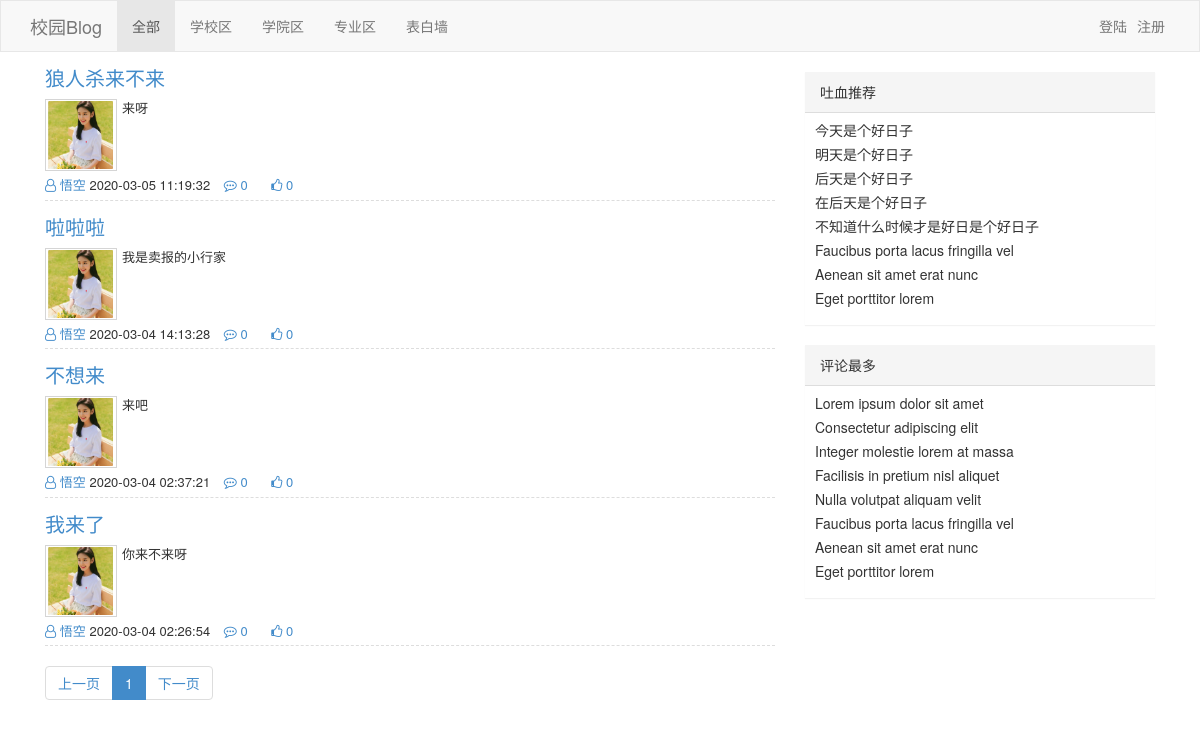
The page / on the database its author committed.
### repository/models.py (models this page shows, shortened)
class Article(models.Model):
    nid = models.BigAutoField(primary_key=True)
    title = models.CharField(verbose_name='文章标题', max_length=128)
    summary = models.CharField(verbose_name='文章简介', max_length=255)
    read_count = models.IntegerField(default=0)
    comment_count = models.IntegerField(default=0)
    up_count = models.IntegerField(default=0)
    down_count = models.IntegerField(default=0)
    create_time = models.DateTimeField(verbose_name='创建时间', auto_now_add=True)
    blog = models.ForeignKey(verbose_name='所属博客', to='Blog', to_field='nid',on_delete=models.CASCADE)
    category = models.ForeignKey(verbose_name='文章类型', to='Category', to_field='nid', null=True,on_delete=models.CASCADE)
    type_choices =[
        (1,"学校区"),
        (2,"学院区"),
        (3,"专业区"),
        (4,"表白墙"),
    ]
    article_type_id = models.IntegerField(choices=type_choices,default=None)
    tags = models.ManyToManyField(to="Tag",through='Article2Tag',through_fields=('article','tag'))

class Blog(models.Model):
    nid = models.BigAutoField(primary_key=True)
    title = models.CharField(verbose_name='个人博客标题', max_length=64)
    site = models.CharField(verbose_name='个人博客前缀', max_length=32, unique=True)
    theme = models.CharField(verbose_name='博客主题', max_length=32)       #用于改变个人博客的样式
    user = models.OneToOneField(to='UserInfo', to_field='nid',on_delete=models.CASCADE)

class UserInfo(models.Model):
    nid = models.BigAutoField(primary_key=True)
    username = models.CharField(verbose_name='用户名', max_length=32, unique=True)
    password = models.CharField(verbose_name='密码', max_length=64)
    nickname = models.CharField(verbose_name='昵称', max_length=32)
    email = models.EmailField(verbose_name='邮箱', unique=True)
    avatar = models.ImageField(verbose_name='头像')
    create_time = models.DateTimeField(verbose_name='创建时间', auto_now_add=True)
    fans = models.ManyToManyField(verbose_name="粉丝们",
                                  to='UserInfo',
                                  through='UserFans',
                                  related_name='f',
                                  through_fields=('user','follower')
                                  )

### Web/views/home.py (the view)
# urls.py: re_path(r'^all/(?P<article_type_id>\d+).html$',home.index,name='index'),
def index(request, *args, **kwargs):
    article_type_list = models.Article.type_choices
    if kwargs:
        article_type_id = int(kwargs['article_type_id'])
        base_url = reverse('index',kwargs=kwargs)#   all/1.html
    else:
        article_type_id = None
        base_url = '/' # /
    data_count = models.Article.objects.filter(**kwargs).count()
    page_obj = Pagination(request.GET.get('p'),data_count)  #data_count
    article_list = models.Article.objects.filter(**kwargs).order_by('-nid')[page_obj.start:page_obj.end]
    page_str = page_obj.page_str(base_url)  #反回之后就是一个个a标签
    return render(
        request,
        'index.html',
        {
            'article_list': article_list,
            'article_type_id': article_type_id,
            'article_type_list': article_type_list,
            'page_str': page_str,
        }
    )

### utils/pagination.py (called while the page is built)
    @property
    def start(self):
        return (self.current_page - 1) * self.per_page_count

    @property
    def end(self):
        return self.current_page * self.per_page_count

    @property
    def total_count(self):
        v, y = divmod(self.data_count, self.per_page_count)
        if y:
            v += 1   #v是下面的页码
        return v

### templates/index.html (shortened to what this page needs)
<!DOCTYPE html>
<html lang="en">
{% load static %}
<head>
    <link rel="stylesheet" href="{% static 'plugins/bootstrap/css/bootstrap.css' %}"/>
    <link rel="stylesheet" href="{% static 'plugins/font-awesome/css/font-awesome.css' %}"/>
    <link rel="stylesheet" href="{% static 'css/edmure.css' %}"/>
    <link rel="stylesheet" href="{% static 'css/commons.css' %}"/>
    <link rel="stylesheet" href="{% static 'css/row-avatar.css' %}"/>
</head>
<body>
{% include 'include/header.html' %}
<div class="container">
    <div>
        <div class="col-md-8">
            <div class="article-list">
            {% for row in article_list %}
                <div class="article-item clearfix">
                    <h3><a href="/{{ row.blog.site }}/{{ row.nid }}.html">{{ row.title }}</a></h3>
                    <div class="clearfix">
                        <a class="avatar left" href="#">
                            <img src="{% static 'imgs/avatar/1.png' %}">
                        </a>
                        {{ row.summary }}
                    </div>
                    <div class="footers">
                         <a href="#">
                             <i class="fa fa-user-o" aria-hidden="true"></i>
                             <span>{{ row.blog.user.nickname }}</span>
                         </a>
                         <span>{{ row.create_time|date:"Y-m-d H:i:s" }}</span>
                         <a href="#" class="ele">
                             <i class="fa fa-commenting-o" aria-hidden="true"></i>
                             <span>{{ row.comment_count }}</span>
                         </a>
                        <a href="#" class="ele">
                            <i class="fa fa-thumbs-o-up" aria-hidden="true"></i>
                            <span>{{ row.up_count }}</span>
                        </a>
                    </div>
                </div>
            {% endfor %}
            </div>
            <div class="clearfix">
                 <ul class="pagination">
                    {{ page_str }}
                </ul>
            </div>
        </div>
           <div class="col-md-4">
            <div class="panel panel-default hot-recommend">
                <div class="panel-heading">吐血推荐</div>
                <div class="panel-body">
                    <ul class="list-unstyled">
                        <li>今天是个好日子</li>
                        <li>明天是个好日子</li>
                        <li>后天是个好日子</li>
                        <li>在后天是个好日子</li>
                        <li>不知道什么时候才是好日是个好日子 </li>
                        <li>Faucibus porta lacus fringilla vel</li>
                        <li>Aenean sit amet erat nunc</li>
                        <li>Eget porttitor lorem</li>
                    </ul>
                </div>
            </div>
            <div class="panel panel-default hot-comment">
                <div class="panel-heading">评论最多</div>
                <div class="panel-body">
                    <ul class="list-unstyled">
                        <li>Lorem ipsum dolor sit amet</li>
                        <li>Consectetur adipiscing elit</li>
                        <li>Integer molestie lorem at massa</li>
                        <li>Facilisis in pretium nisl aliquet</li>
                        <li>Nulla volutpat aliquam velit
                        </li>
                        <li>Faucibus porta lacus fringilla vel</li>
                        <li>Aenean sit amet erat nunc</li>
                        <li>Eget porttitor lorem</li>
                    </ul>
                </div>
            </div>
    </div>
</div>
</body>
</html>

### templates/include/header.html (shortened to what this page needs)
{% load static %}
<nav class="navbar navbar-default" role="navigation">
    <div class="container">
           <div class="navbar-header">
            <a class="navbar-brand" href="#">校园Blog</a>
        </div>
        <div class="collapse navbar-collapse" id="bs-example-navbar-collapse-1">
            <ul class="nav navbar-nav">
                {% if not article_type_id %}
                    <li class="active"><a href="/">全部</a></li>
                {% else %}
                    <li><a href="/">全部</a></li>
                {% endif %}
                {% for item in article_type_list %}
                    {% if item.0 == article_type_id %}
                        <li class="active"><a href="/all/{{ item.0 }}.html">{{ item.1 }}</a></li>
                    {% else %}
                        <li><a href="/all/{{ item.0 }}.html">{{ item.1 }}</a></li>
                    {% endif %}
                {% endfor %}
            </ul>
            <ul class="nav navbar-nav navbar-right ">
                {% if request.session.user_info %}
                    <li>
                        <a href="/backend/index.html">{{ request.session.user_info.nickname }}</a>
                    </li>
                    {% if  request.session.user_info.blog__site %}
                        <li><a style="padding-left: 0;padding-right: 0;">·</a></li>
                        <li>
                            <a href="/{{ request.session.user_info.blog__site }}.html">我的博客</a>
                        </li>
                    {% endif %}
                    <li><a style="padding-left: 0;padding-right: 0;">·</a></li>
                    <li><a href="/ ckend/index.html">管理</a></li>
                    <li><a style="padding-left: 0;padding-right: 0;">|</a></li>
                    <li><a href="/logout.html">退出</a></li>
                {% else %}
                    <li><a href="/login.html">登陆</a></li>
                    <li><a href="/register.html">注册</a></li>
                {% endif %}
            </ul>
        </div>
    </div>
</nav>

### static/css/edmure.css (style rules this page uses)
.navbar { border-radius: 0; margin-bottom: 0; }
@media (min-width: 768px) { .container { width: 750px; } }
@media (min-width: 992px) { .container { width: 970px; } }
@media (min-width: 1200px) { .container { width: 1170px; } }
.hot-recommend, .hot-comment { border-radius: 0; border: 0; margin-top: 20px; }
.hot-recommend .panel-heading, .hot-comment .panel-heading { border-radius: 0; }
.hot-recommend .panel-body, .hot-comment .panel-body { padding: 5px 10px; }
.hot-recommend li, .hot-comment li { padding: 2px 0; }
.navbar-right li a { padding-left: 5px; padding-right: 5px; }

### static/css/commons.css (style rules this page uses)
img { border: 0; }
.left { float: left; }

### static/css/row-avatar.css (style rules this page uses)
.article-item { font-size: 13px; border-bottom: 1px dashed #dddddd; padding: 5px 0; }
.article-item h3 { margin-top: 10px; font-size: 20px; }
.article-item .avatar { border: 1px solid #d5d5d5;margin-right: 5px; }
.article-item .avatar img { width: 70px;height: 70px;padding: 1px; }
.article-item .footers { padding: 5px 0 0 0; }
.article-item .footers .ele { margin: 0 10px; }

### rows shown on the page
Article: title "狼人杀来不来", summary "来呀", blog.user.nickname "悟空", create_time "2020-03-05 11:19:32", comment_count "0", up_count "0"
Article: title "啦啦啦", summary "我是卖报的小行家", blog.user.nickname "悟空", create_time "2020-03-04 14:13:28", comment_count "0", up_count "0"
Article: title "不想来", summary "来吧", blog.user.nickname "悟空", create_time "2020-03-04 02:37:21", comment_count "0", up_count "0"
Article: title "我来了", summary "你来不来呀", blog.user.nickname "悟空", create_time "2020-03-04 02:26:54", comment_count "0", up_count "0"

### other values the page prints
{{ item.1 }} "学校区" "学院区" "专业区" "表白墙"
{{ page_str }} "上一页 1 下一页"
